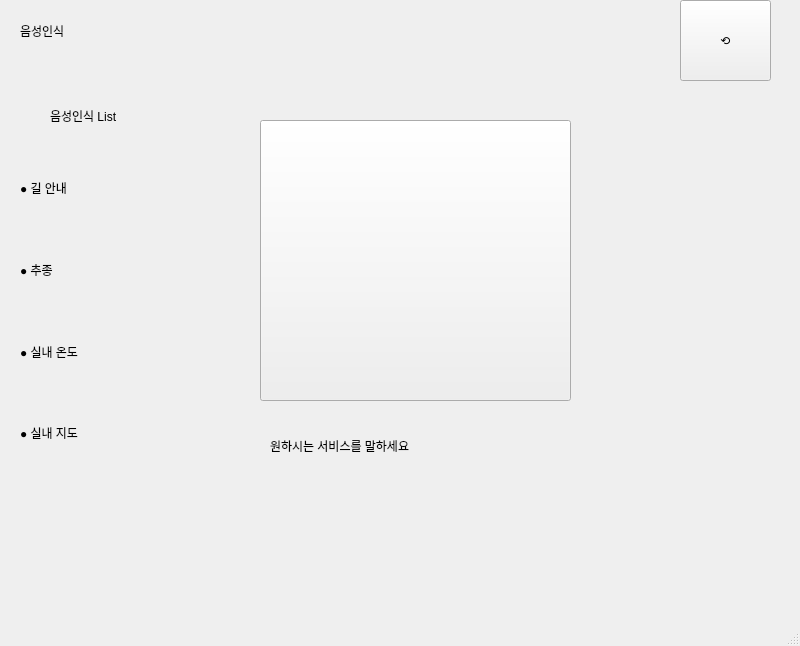
<?xml version="1.0" encoding="UTF-8"?>
<ui version="4.0">
 <class>MainWindow</class>
 <widget class="QMainWindow" name="MainWindow">
  <property name="geometry">
   <rect>
    <x>0</x>
    <y>0</y>
    <width>800</width>
    <height>646</height>
   </rect>
  </property>
  <property name="windowTitle">
   <string>MainWindow</string>
  </property>
  <widget class="QWidget" name="centralwidget">
   <widget class="QLabel" name="label">
    <property name="geometry">
     <rect>
      <x>270</x>
      <y>400</y>
      <width>411</width>
      <height>91</height>
     </rect>
    </property>
    <property name="styleSheet">
     <string notr="true">font: 24pt &quot;BM DoHyeon OTF&quot;;</string>
    </property>
    <property name="text">
     <string>원하시는 서비스를 말하세요</string>
    </property>
   </widget>
   <widget class="QPushButton" name="Voice_Cancle_Btn">
    <property name="geometry">
     <rect>
      <x>680</x>
      <y>0</y>
      <width>91</width>
      <height>81</height>
     </rect>
    </property>
    <property name="styleSheet">
     <string notr="true">font: 36pt &quot;.AppleSystemUIFont&quot;;</string>
    </property>
    <property name="text">
     <string>⟲</string>
    </property>
   </widget>
   <widget class="QLabel" name="label_2">
    <property name="geometry">
     <rect>
      <x>20</x>
      <y>10</y>
      <width>81</width>
      <height>41</height>
     </rect>
    </property>
    <property name="styleSheet">
     <string notr="true">font: 24pt &quot;.AppleSystemUIFont&quot;;</string>
    </property>
    <property name="text">
     <string>음성인식</string>
    </property>
   </widget>
   <widget class="QLabel" name="label_3">
    <property name="geometry">
     <rect>
      <x>50</x>
      <y>100</y>
      <width>151</width>
      <height>31</height>
     </rect>
    </property>
    <property name="styleSheet">
     <string notr="true">font: 24pt &quot;.AppleSystemUIFont&quot;;</string>
    </property>
    <property name="text">
     <string>음성인식 List</string>
    </property>
   </widget>
   <widget class="QWidget" name="verticalLayoutWidget">
    <property name="geometry">
     <rect>
      <x>20</x>
      <y>150</y>
      <width>201</width>
      <height>321</height>
     </rect>
    </property>
    <layout class="QVBoxLayout" name="verticalLayout">
     <item>
      <widget class="QLabel" name="label_5">
       <property name="styleSheet">
        <string notr="true">font: 18pt &quot;.AppleSystemUIFont&quot;;</string>
       </property>
       <property name="text">
        <string>● 길 안내</string>
       </property>
      </widget>
     </item>
     <item>
      <widget class="QLabel" name="label_4">
       <property name="styleSheet">
        <string notr="true">font: 18pt &quot;.AppleSystemUIFont&quot;;</string>
       </property>
       <property name="text">
        <string>● 추종</string>
       </property>
      </widget>
     </item>
     <item>
      <widget class="QLabel" name="label_6">
       <property name="styleSheet">
        <string notr="true">font: 18pt &quot;.AppleSystemUIFont&quot;;</string>
       </property>
       <property name="text">
        <string>● 실내 온도</string>
       </property>
      </widget>
     </item>
     <item>
      <widget class="QLabel" name="label_7">
       <property name="styleSheet">
        <string notr="true">font: 18pt &quot;.AppleSystemUIFont&quot;;</string>
       </property>
       <property name="text">
        <string>● 실내 지도</string>
       </property>
      </widget>
     </item>
    </layout>
   </widget>
   <widget class="QPushButton" name="Voice_Action_Btn">
    <property name="geometry">
     <rect>
      <x>260</x>
      <y>120</y>
      <width>311</width>
      <height>281</height>
     </rect>
    </property>
    <property name="text">
    <property name="styleSheet">
     <string notr="true"/>
    </property>
     <string/>
    </property>
   </widget>
  </widget>
  <widget class="QMenuBar" name="menubar">
   <property name="geometry">
    <rect>
     <x>0</x>
     <y>0</y>
     <width>800</width>
     <height>22</height>
    </rect>
   </property>
  </widget>
  <widget class="QStatusBar" name="statusbar"/>
 </widget>
 <resources>
  <include location="../mic.qrc"/>
 </resources>
 <connections/>
</ui>
